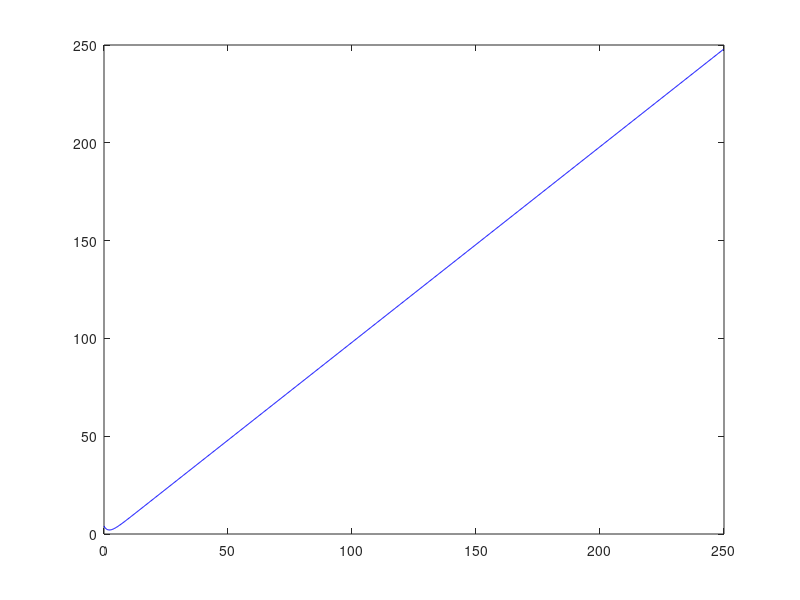

Write MATLAB code to recreate this figure.
function eulerAdelante

t0=0; y0=4;
dt=0.25;
N_dt = 1000;

t = zeros(N_dt,1);
y = zeros(N_dt,1);


y_exact = 6*exp(-t/2)-2+t;

t(1)= t0;
y(1)= y0;



for i=1: N_dt-1

k1 = dt*(-(1/2)*y(i)+(1/2)*t(i));
y(i+1)=y(i)+k1;
t(i+1)= t(i)+dt;

end

figure(1)
plot(t,y(:,1),'b');

endfunction
